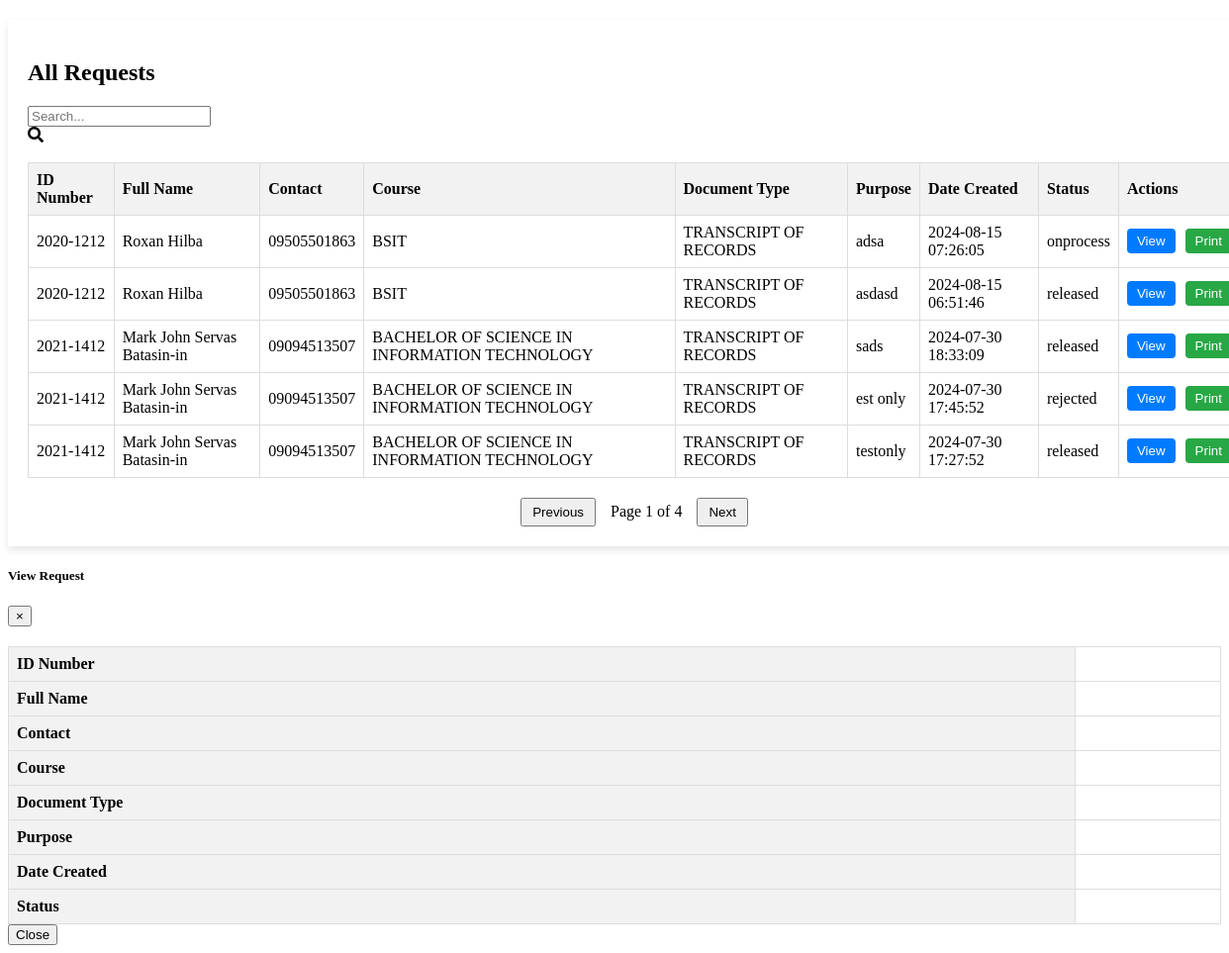
The page /all_request.php on the database its author committed.
### tables this page shows
CREATE TABLE `request` (
  `id` int(11) NOT NULL,
  `email` varchar(255) NOT NULL,
  `fullname` varchar(100) NOT NULL,
  `course` varchar(255) NOT NULL,
  `contact` varchar(15) NOT NULL,
  `id_number` varchar(15) NOT NULL,
  `docu_type` varchar(255) NOT NULL,
  `purpose` varchar(255) NOT NULL,
  `note` text NOT NULL,
  `date_created` datetime NOT NULL DEFAULT current_timestamp(),
  `status` enum('pending','onprocess','released','rejected','') NOT NULL DEFAULT 'pending'
);

### all_request.php (the view, shortened to what this page needs)
<?php
include 'db_connect.php';
$result_all_requests = $conn->query("SELECT * FROM request ORDER BY date_created DESC");
$all_requests = [];
if ($result_all_requests) {
    while ($row = $result_all_requests->fetch_assoc()) {
        $all_requests[] = $row;
    }
} else {
    echo "Error retrieving all requests: " . $conn->error;
}
?>
<link rel="stylesheet" href="https://cdnjs.cloudflare.com/ajax/libs/font-awesome/5.15.4/css/all.min.css">
<div class="container">
    <h2>All Requests</h2>
    <div class="row">
        <div class="col-lg-12">
            <div class="col-md-4 input-group ml-auto">
                <input type="text" class="form-control" id="search" aria-label="Search" aria-describedby="inputGroup-sizing-sm" placeholder="Search...">
                <div class="input-group-append">
                    <span class="input-group-text" id="inputGroup-sizing-sm"><i class="fa fa-search"></i></span>
                </div>
            </div>
        </div>
    </div>
    <table id="requestsTable">
        <thead>
            <tr>
                <th>ID Number</th>
                <th>Full Name</th>
                <th>Contact</th>
                <th>Course</th>
                <th>Document Type</th>
                <th>Purpose</th>
                <th>Date Created</th>
                <th>Status</th>
                <th>Actions</th>
            </tr>
        </thead>
        <tbody>
            <?php if (count($all_requests) > 0): ?>
                <?php foreach ($all_requests as $request): ?>
                    <tr>
                        <td><?php echo htmlspecialchars($request['id_number']); ?></td>
                        <td><?php echo htmlspecialchars($request['fullname']); ?></td>
                        <td><?php echo htmlspecialchars($request['contact']); ?></td>
                        <td><?php echo htmlspecialchars($request['course']); ?></td>
                        <td><?php echo htmlspecialchars($request['docu_type']); ?></td>
                        <td><?php echo htmlspecialchars($request['purpose']); ?></td>
                        <td><?php echo htmlspecialchars($request['date_created']); ?></td>
                        <td><?php echo htmlspecialchars($request['status']); ?></td>
                        <td>
                            <div class="action-buttons">
                                <button class="view-btn" data-toggle="modal" data-target="#viewModal" onclick="setModalData(<?php echo htmlspecialchars(json_encode($request)); ?>)">View</button>
                                <button class="print-btn" onclick="printRequest(<?php echo htmlspecialchars(json_encode($request)); ?>)">Print</button>
                            </div>
                        </td>
                    </tr>
                <?php endforeach; ?>
            <?php else: ?>
                <tr>
                    <td colspan="9">No requests found</td>
                </tr>
            <?php endif; ?>
        </tbody>
    </table>
    <div id="pagination">
        <button class="btn-primary" id="prevPage" onclick="prevPage()">Previous</button>
        <span id="pageDisplay"></span>
        <button class="btn-primary" id="nextPage" onclick="nextPage()">Next</button>
    </div>
</div>
<div class="modal fade" id="viewModal" tabindex="-1" role="dialog" aria-labelledby="viewModalLabel" aria-hidden="true">
  <div class="modal-dialog" role="document">
    <div class="modal-content">
      <div class="modal-header">
        <h5 class="modal-title" id="viewModalLabel">View Request</h5>
        <button type="button" class="close" data-dismiss="modal" aria-label="Close">
          <span aria-hidden="true">&times;</span>
        </button>
      </div>
      <div class="modal-body">
        <table class="table table-bordered">
            <tr>
                <th>ID Number</th>
                <td id="view-id-number"></td>
            </tr>
            <tr>
                <th>Full Name</th>
                <td id="view-fullname"></td>
            </tr>
            <tr>
                <th>Contact</th>
                <td id="view-contact"></td>
            </tr>
            <tr>
                <th>Course</th>
                <td id="view-course"></td>
            </tr>
            <tr>
                <th>Document Type</th>
                <td id="view-docu-type"></td>
            </tr>
            <tr>
                <th>Purpose</th>
                <td id="view-purpose"></td>
            </tr>
            <tr>
                <th>Date Created</th>
                <td id="view-date-created"></td>
            </tr>
            <tr>
                <th>Status</th>
                <td id="view-status"></td>
            </tr>
        </table>
      </div>
      <div class="modal-footer">
        <button type="button" class="btn btn-secondary" data-dismiss="modal">Close</button>
      </div>
    </div>
  </div>
</div>

### all_request.php (style rules this page uses)
.container { width: 100%; margin: 20px auto; background: #fff; padding: 20px; box-shadow: 0 4px 8px rgba(0, 0, 0, 0.1); }
table { width: 100%; border-collapse: collapse; margin-top: 20px; }
table, th, td { border: 1px solid #ddd; }
th, td { padding: 8px; text-align: left; }
th { background-color: #f2f2f2; }
.input-group { width: 100%; margin-bottom: 20px; }
.action-buttons { display: flex; gap: 10px; }
.action-buttons button { padding: 5px 10px; border: none; cursor: pointer; color: #fff; border-radius: 4px; }
.view-btn { background-color: #007bff; }
.print-btn { background-color: #28a745; }
#pagination { display: flex; justify-content: center; align-items: center; margin-top: 20px; }
#pagination button { padding: 5px 10px; margin: 0 5px; cursor: pointer; }
#pageDisplay { margin: 0 10px; }

### rows shown on the page
request: id_number "2020-1212", fullname "Roxan Hilba", contact "09505501863", course "BSIT", docu_type "TRANSCRIPT OF RECORDS", purpose "adsa", date_created "2024-08-15 07:26:05", status "onprocess"
request: id_number "2020-1212", fullname "Roxan Hilba", contact "09505501863", course "BSIT", docu_type "TRANSCRIPT OF RECORDS", purpose "asdasd", date_created "2024-08-15 06:51:46", status "released"
request: id_number "2021-1412", fullname "Mark John Servas Batasin-in", contact "09094513507", course "BACHELOR OF SCIENCE IN INFORMATION TECHNOLOGY", docu_type "TRANSCRIPT OF RECORDS", purpose "sads", date_created "2024-07-30 18:33:09", status "released"
request: id_number "2021-1412", fullname "Mark John Servas Batasin-in", contact "09094513507", course "BACHELOR OF SCIENCE IN INFORMATION TECHNOLOGY", docu_type "TRANSCRIPT OF RECORDS", purpose "est only", date_created "2024-07-30 17:45:52", status "rejected"
request: id_number "2021-1412", fullname "Mark John Servas Batasin-in", contact "09094513507", course "BACHELOR OF SCIENCE IN INFORMATION TECHNOLOGY", docu_type "TRANSCRIPT OF RECORDS", purpose "testonly", date_created "2024-07-30 17:27:52", status "released"
